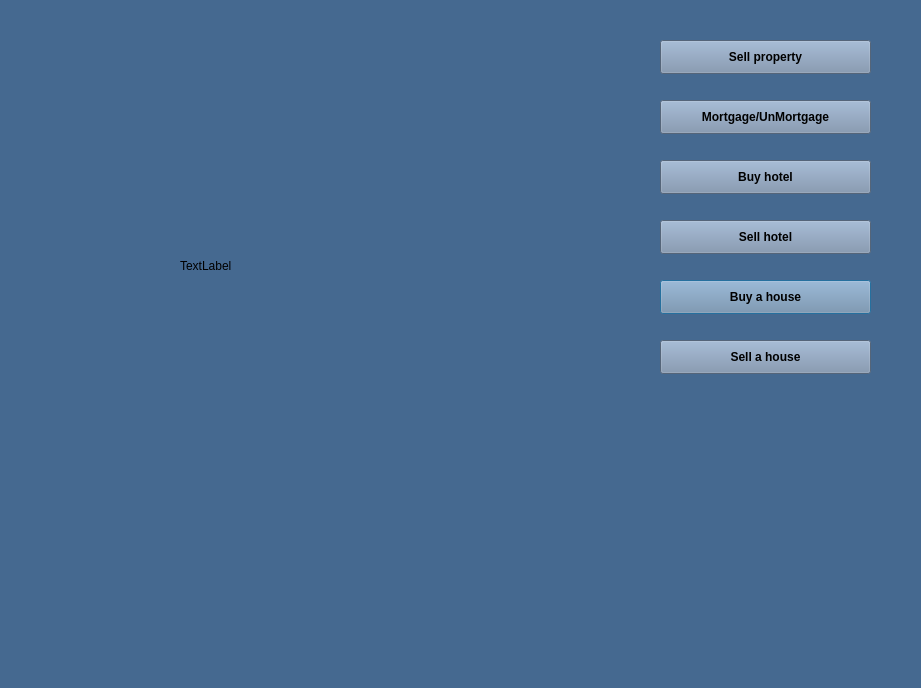
<?xml version="1.0" encoding="UTF-8"?>
<ui version="4.0">
 <class>my_Properties</class>
 <widget class="QDialog" name="my_Properties">
  <property name="geometry">
   <rect>
    <x>0</x>
    <y>0</y>
    <width>921</width>
    <height>688</height>
   </rect>
  </property>
  <property name="windowTitle">
   <string>Dialog</string>
  </property>
  <property name="styleSheet">
   <string notr="true">
background-color: rgb(69, 105, 144);</string>
  </property>
  <widget class="QPushButton" name="pushButton">
   <property name="geometry">
    <rect>
     <x>660</x>
     <y>280</y>
     <width>211</width>
     <height>34</height>
    </rect>
   </property>
   <property name="font">
    <font>
     <weight>75</weight>
     <bold>true</bold>
    </font>
   </property>
   <property name="styleSheet">
    <string notr="true">background-color: rgb(119, 141, 169);
</string>
   </property>
   <property name="text">
    <string>Buy a house</string>
   </property>
  </widget>
  <widget class="QPushButton" name="pushButton_2">
   <property name="geometry">
    <rect>
     <x>660</x>
     <y>160</y>
     <width>211</width>
     <height>34</height>
    </rect>
   </property>
   <property name="font">
    <font>
     <weight>75</weight>
     <bold>true</bold>
    </font>
   </property>
   <property name="styleSheet">
    <string notr="true">background-color: rgb(119, 141, 169);
</string>
   </property>
   <property name="text">
    <string>Buy hotel</string>
   </property>
  </widget>
  <widget class="QPushButton" name="pushButton_3">
   <property name="geometry">
    <rect>
     <x>660</x>
     <y>40</y>
     <width>211</width>
     <height>34</height>
    </rect>
   </property>
   <property name="font">
    <font>
     <weight>75</weight>
     <bold>true</bold>
    </font>
   </property>
   <property name="styleSheet">
    <string notr="true">background-color: rgb(119, 141, 169);
</string>
   </property>
   <property name="text">
    <string>Sell property</string>
   </property>
  </widget>
  <widget class="QPushButton" name="pushButton_4">
   <property name="geometry">
    <rect>
     <x>660</x>
     <y>340</y>
     <width>211</width>
     <height>34</height>
    </rect>
   </property>
   <property name="font">
    <font>
     <weight>75</weight>
     <bold>true</bold>
    </font>
   </property>
   <property name="styleSheet">
    <string notr="true">background-color: rgb(119, 141, 169);
</string>
   </property>
   <property name="text">
    <string>Sell a house</string>
   </property>
  </widget>
  <widget class="QPushButton" name="pushButton_5">
   <property name="geometry">
    <rect>
     <x>660</x>
     <y>220</y>
     <width>211</width>
     <height>34</height>
    </rect>
   </property>
   <property name="font">
    <font>
     <weight>75</weight>
     <bold>true</bold>
    </font>
   </property>
   <property name="styleSheet">
    <string notr="true">background-color: rgb(119, 141, 169);
</string>
   </property>
   <property name="text">
    <string>Sell hotel</string>
   </property>
  </widget>
  <widget class="QPushButton" name="pushButton_7">
   <property name="geometry">
    <rect>
     <x>660</x>
     <y>100</y>
     <width>211</width>
     <height>34</height>
    </rect>
   </property>
   <property name="font">
    <font>
     <weight>75</weight>
     <bold>true</bold>
    </font>
   </property>
   <property name="styleSheet">
    <string notr="true">background-color: rgb(119, 141, 169);
</string>
   </property>
   <property name="text">
    <string>Mortgage/UnMortgage</string>
   </property>
  </widget>
  <widget class="QLabel" name="label">
   <property name="geometry">
    <rect>
     <x>180</x>
     <y>30</y>
     <width>321</width>
     <height>471</height>
    </rect>
   </property>
   <property name="text">
    <string>TextLabel</string>
   </property>
  </widget>
  <widget class="QPushButton" name="pushButton_6">
   <property name="geometry">
    <rect>
     <x>70</x>
     <y>530</y>
     <width>101</width>
     <height>101</height>
    </rect>
   </property>
   <property name="sizePolicy">
    <sizepolicy hsizetype="Fixed" vsizetype="Fixed">
     <horstretch>0</horstretch>
     <verstretch>0</verstretch>
    </sizepolicy>
   </property>
   <property name="styleSheet">
    <string notr="true">background-color: transparent;
background: none;
border: none;
background-repeat: none;

 
</string>
   </property>
   <property name="text">
    <string/>
   </property>
  </widget>
  <widget class="QPushButton" name="pushButton_8">
   <property name="geometry">
    <rect>
     <x>510</x>
     <y>530</y>
     <width>101</width>
     <height>101</height>
    </rect>
   </property>
   <property name="sizePolicy">
    <sizepolicy hsizetype="Fixed" vsizetype="Fixed">
     <horstretch>0</horstretch>
     <verstretch>0</verstretch>
    </sizepolicy>
   </property>
   <property name="styleSheet">
    <string notr="true">background-color: transparent;
background: none;
border: none;
background-repeat: none;

 </string>
   </property>
   <property name="text">
    <string/>
   </property>
  </widget>
  <widget class="QLabel" name="label_2">
   <property name="geometry">
    <rect>
     <x>250</x>
     <y>530</y>
     <width>51</width>
     <height>51</height>
    </rect>
   </property>
   <property name="styleSheet">
    <string notr="true">background-color: transparent;
background: none;
border: none;
background-repeat: none;

 
</string>
   </property>
   <property name="text">
    <string/>
   </property>
  </widget>
  <widget class="QLabel" name="label_3">
   <property name="geometry">
    <rect>
     <x>360</x>
     <y>530</y>
     <width>51</width>
     <height>51</height>
    </rect>
   </property>
   <property name="styleSheet">
    <string notr="true">background-color: transparent;
background: none;
border: none;
background-repeat: none;

 
</string>
   </property>
   <property name="text">
    <string/>
   </property>
  </widget>
  <widget class="QLabel" name="label_4">
   <property name="geometry">
    <rect>
     <x>250</x>
     <y>610</y>
     <width>51</width>
     <height>51</height>
    </rect>
   </property>
   <property name="styleSheet">
    <string notr="true">background-color: transparent;
background: none;
border: none;
background-repeat: none;

 
</string>
   </property>
   <property name="text">
    <string/>
   </property>
  </widget>
  <widget class="QLabel" name="label_5">
   <property name="geometry">
    <rect>
     <x>360</x>
     <y>610</y>
     <width>51</width>
     <height>51</height>
    </rect>
   </property>
   <property name="styleSheet">
    <string notr="true">background-color: transparent;
background: none;
border: none;
background-repeat: none;

 
</string>
   </property>
   <property name="text">
    <string/>
   </property>
  </widget>
  <widget class="QLabel" name="label_6">
   <property name="geometry">
    <rect>
     <x>300</x>
     <y>570</y>
     <width>51</width>
     <height>51</height>
    </rect>
   </property>
   <property name="styleSheet">
    <string notr="true">background-color: transparent;
background: none;
border: none;
background-repeat: none;

 
</string>
   </property>
   <property name="text">
    <string/>
   </property>
  </widget>
 </widget>
 <resources/>
 <connections/>
</ui>
